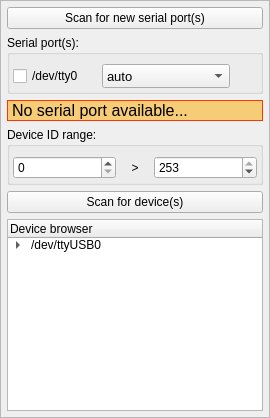
     <widget class="QFrame" name="frameDevices">
      <property name="minimumSize">
       <size>
        <width>240</width>
        <height>0</height>
       </size>
      </property>
      <property name="maximumSize">
       <size>
        <width>280</width>
        <height>16777215</height>
       </size>
      </property>
      <property name="frameShape">
       <enum>QFrame::StyledPanel</enum>
      </property>
      <property name="frameShadow">
       <enum>QFrame::Raised</enum>
      </property>
      <layout class="QVBoxLayout" name="verticalLayout_3">
       <property name="spacing">
        <number>6</number>
       </property>
       <property name="leftMargin">
        <number>6</number>
       </property>
       <property name="topMargin">
        <number>6</number>
       </property>
       <property name="rightMargin">
        <number>6</number>
       </property>
       <property name="bottomMargin">
        <number>6</number>
       </property>
       <item>
        <widget class="QPushButton" name="pushScanSerial">
         <property name="toolTip">
          <string>&lt;html&gt;&lt;head/&gt;&lt;body&gt;&lt;p&gt;&lt;span style=&quot; font-weight:600;&quot;&gt;Prerequisit:&lt;/span&gt;&lt;/p&gt;&lt;p&gt;Make sure you got the right serial adapter for the job!&lt;/p&gt;&lt;p&gt;If you are running Windows, you will also need to install the right driver for your adapter.&lt;/p&gt;&lt;/body&gt;&lt;/html&gt;</string>
         </property>
         <property name="text">
          <string>Scan for new serial port(s)</string>
         </property>
         <property name="icon">
          <iconset resource="../resources/resources.qrc">
           <normaloff>:/icons/icons/emblem-ubuntuone-unsynchronized.svg</normaloff>:/icons/icons/emblem-ubuntuone-unsynchronized.svg</iconset>
         </property>
        </widget>
       </item>
       <item>
        <widget class="QGroupBox" name="groupPorts">
         <property name="title">
          <string>Serial port(s):</string>
         </property>
         <layout class="QGridLayout" name="gridLayout_4">
          <property name="leftMargin">
           <number>3</number>
          </property>
          <property name="topMargin">
           <number>9</number>
          </property>
          <property name="rightMargin">
           <number>3</number>
          </property>
          <property name="bottomMargin">
           <number>3</number>
          </property>
          <property name="spacing">
           <number>3</number>
          </property>
          <item row="2" column="1">
           <widget class="QComboBox" name="p1_comboBox">
            <property name="sizePolicy">
             <sizepolicy hsizetype="MinimumExpanding" vsizetype="Fixed">
              <horstretch>0</horstretch>
              <verstretch>0</verstretch>
             </sizepolicy>
            </property>
            <property name="minimumSize">
             <size>
              <width>80</width>
              <height>0</height>
             </size>
            </property>
            <property name="maximumSize">
             <size>
              <width>128</width>
              <height>24</height>
             </size>
            </property>
            <property name="font">
             <font>
              <pointsize>10</pointsize>
             </font>
            </property>
            <property name="toolTip">
             <string notr="true"/>
            </property>
            <property name="accessibleName">
             <string notr="true"/>
            </property>
            <item>
             <property name="text">
              <string>auto</string>
             </property>
            </item>
           </widget>
          </item>
          <item row="2" column="2">
           <widget class="QPushButton" name="p2_pushButton">
            <property name="minimumSize">
             <size>
              <width>24</width>
              <height>24</height>
             </size>
            </property>
            <property name="maximumSize">
             <size>
              <width>24</width>
              <height>24</height>
             </size>
            </property>
            <property name="accessibleName">
             <string notr="true"/>
            </property>
            <property name="text">
             <string/>
            </property>
            <property name="icon">
             <iconset resource="../resources/resources.qrc">
              <normaloff>:/icons/icons/emblem-ubuntuone-updating.svg</normaloff>:/icons/icons/emblem-ubuntuone-updating.svg</iconset>
            </property>
            <property name="iconSize">
             <size>
              <width>24</width>
              <height>24</height>
             </size>
            </property>
            <property name="flat">
             <bool>true</bool>
            </property>
           </widget>
          </item>
          <item row="2" column="0">
           <widget class="QCheckBox" name="p2_checkBox">
            <property name="toolTip">
             <string notr="true"/>
            </property>
            <property name="accessibleName">
             <string notr="true"/>
            </property>
            <property name="text">
             <string notr="true">/dev/tty0</string>
            </property>
           </widget>
          </item>
         </layout>
        </widget>
       </item>
       <item>
        <widget class="QLabel" name="serialPortErrors_label">
         <property name="font">
          <font>
           <pointsize>12</pointsize>
          </font>
         </property>
         <property name="toolTip">
          <string>&lt;html&gt;&lt;head/&gt;&lt;body&gt;&lt;p&gt;Is your USB2Dynamixel or USB2AX connected?&lt;/p&gt;&lt;/body&gt;&lt;/html&gt;</string>
         </property>
         <property name="styleSheet">
          <string notr="true">border: 1px solid rgb(255, 53, 3);
background: rgba(255, 170, 0, 128);</string>
         </property>
         <property name="text">
          <string>No serial port available...</string>
         </property>
        </widget>
       </item>
       <item>
        <widget class="QGroupBox" name="groupID">
         <property name="title">
          <string>Device ID range:</string>
         </property>
         <layout class="QHBoxLayout" name="horizontalLayout_3">
          <property name="spacing">
           <number>3</number>
          </property>
          <property name="leftMargin">
           <number>3</number>
          </property>
          <property name="topMargin">
           <number>9</number>
          </property>
          <property name="rightMargin">
           <number>3</number>
          </property>
          <property name="bottomMargin">
           <number>3</number>
          </property>
          <item>
           <widget class="QSpinBox" name="rangeStart_spinBox">
            <property name="maximumSize">
             <size>
              <width>16777215</width>
              <height>28</height>
             </size>
            </property>
            <property name="toolTip">
             <string notr="true"/>
            </property>
            <property name="maximum">
             <number>252</number>
            </property>
           </widget>
          </item>
          <item>
           <widget class="QLabel" name="label_id_separator">
            <property name="maximumSize">
             <size>
              <width>32</width>
              <height>16777215</height>
             </size>
            </property>
            <property name="toolTip">
             <string notr="true"/>
            </property>
            <property name="accessibleName">
             <string notr="true"/>
            </property>
            <property name="text">
             <string> &gt; </string>
            </property>
            <property name="alignment">
             <set>Qt::AlignCenter</set>
            </property>
           </widget>
          </item>
          <item>
           <widget class="QSpinBox" name="rangeStop_spinBox">
            <property name="maximumSize">
             <size>
              <width>16777215</width>
              <height>28</height>
             </size>
            </property>
            <property name="toolTip">
             <string notr="true"/>
            </property>
            <property name="minimum">
             <number>1</number>
            </property>
            <property name="maximum">
             <number>253</number>
            </property>
            <property name="value">
             <number>253</number>
            </property>
           </widget>
          </item>
         </layout>
        </widget>
       </item>
       <item>
        <widget class="QPushButton" name="pushScanServo">
         <property name="toolTip">
          <string>&lt;html&gt;&lt;head/&gt;&lt;body&gt;&lt;p&gt;Doesn't work? Use the &amp;quot;advance scanner&amp;quot; to find out where your devices are hiding!&lt;/p&gt;&lt;/body&gt;&lt;/html&gt;</string>
         </property>
         <property name="text">
          <string>Scan for device(s)</string>
         </property>
         <property name="icon">
          <iconset resource="../resources/resources.qrc">
           <normaloff>:/icons/icons/emblem-ubuntuone-updating.svg</normaloff>:/icons/icons/emblem-ubuntuone-updating.svg</iconset>
         </property>
        </widget>
       </item>
       <item>
        <widget class="QTreeWidget" name="deviceTreeWidget">
         <property name="sizePolicy">
          <sizepolicy hsizetype="Preferred" vsizetype="Expanding">
           <horstretch>0</horstretch>
           <verstretch>0</verstretch>
          </sizepolicy>
         </property>
         <property name="toolTip">
          <string/>
         </property>
         <column>
          <property name="text">
           <string>Device browser</string>
          </property>
         </column>
         <item>
          <property name="text">
           <string notr="true">/dev/ttyUSB0</string>
          </property>
          <item>
           <property name="text">
            <string notr="true">[#?] Servo</string>
           </property>
          </item>
         </item>
        </widget>
       </item>
      </layout>
     </widget>
